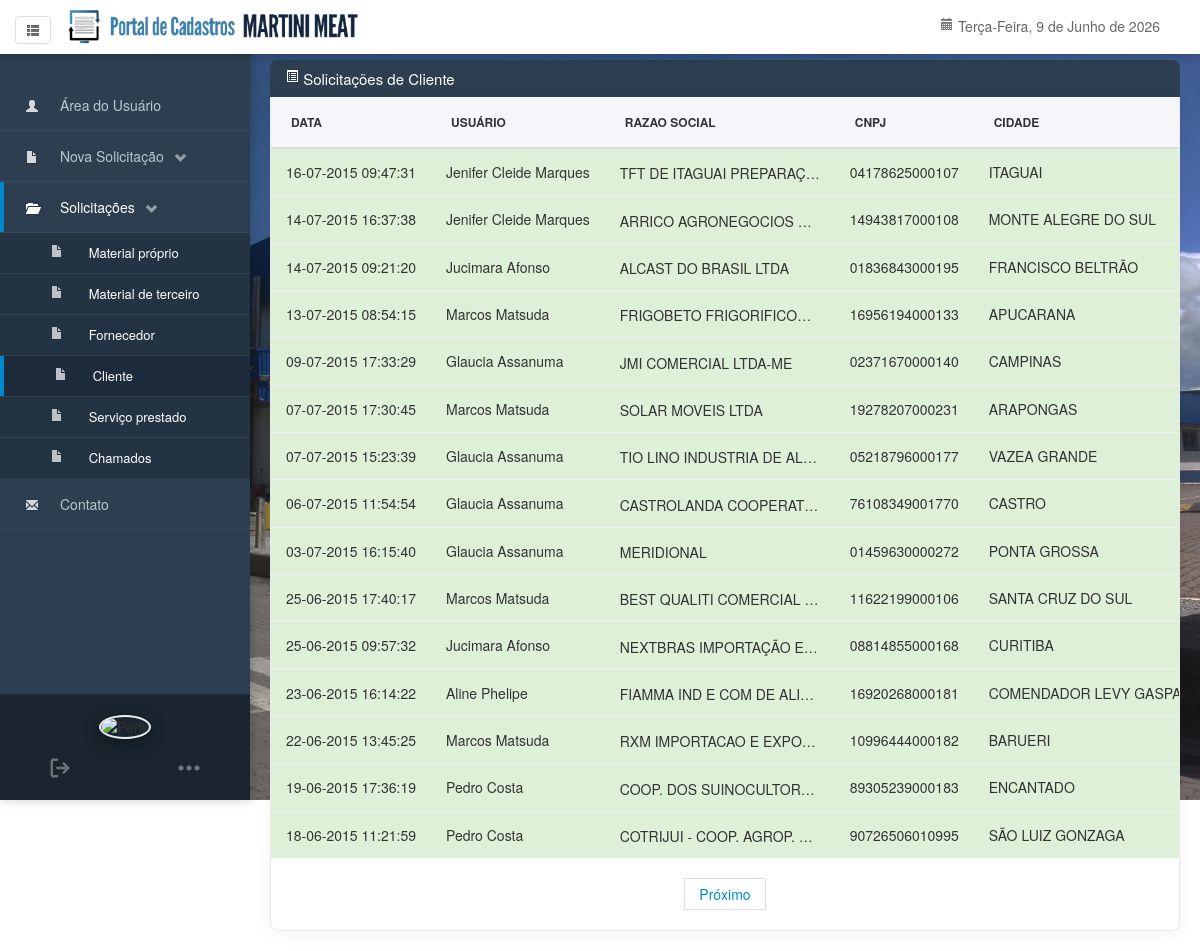
Screenshot of /listaclient/listabusca.php (signed in) with the database file from the repository.
### tables this page shows
CREATE TABLE `cadclient` (
  `data` varchar(200) NOT NULL,
  `solicitante` varchar(200) NOT NULL,
  `organizacao` varchar(200) NOT NULL,
  `canal` varchar(200) NOT NULL,
  `grupoconta` varchar(200) NOT NULL,
  `cnpj` varchar(200) NOT NULL,
  `razao` varchar(200) NOT NULL,
  `inscricao` varchar(200) NOT NULL,
  `incrimun` varchar(200) NOT NULL,
  `endereco` varchar(200) NOT NULL,
  `bairro` varchar(200) NOT NULL,
  `cidade` varchar(200) NOT NULL,
  `estado` varchar(200) NOT NULL,
  `cep` varchar(200) NOT NULL,
  `telefone` varchar(200) NOT NULL,
  `emailc` varchar(200) NOT NULL,
  `ticket` int(40) NOT NULL AUTO_INCREMENT,
  `status` varchar(200) NOT NULL DEFAULT 'Pendente',
  `comentario` varchar(500) NOT NULL,
  `numero` varchar(200) NOT NULL,
  `fantasia` varchar(250) NOT NULL,
  PRIMARY KEY (`ticket`)
);

### src/listaclient/listabusca.php (the view, shortened to what this page needs)
<!DOCTYPE html>
<html lang="pt-br">
<html>
<head>
<link href="../css/bootstrap.css" rel="stylesheet">
<link href="../css/bootstrap-responsive.css" rel="stylesheet">
<link href="../css/style.css" rel="stylesheet" rel="stylesheet">
</head>
<body>
<?php
$busca = $_GET['busca'];
$pagina = $_GET['pag'];
if(!$pagina) { $pagina = 1;}
$limite = 15;
$inicio = ($pagina * $limite) - $limite;
$sql = "SELECT * FROM cadclient where razao LIKE '%$busca%' OR cnpj LIKE '%$busca%' OR cidade LIKE '%$busca%' OR comentario LIKE '%$busca%' ORDER BY ticket DESC LIMIT $inicio,$limite";
$resultado = mysql_query($sql);
$consulta = mysql_query("SELECT * FROM cadclient where razao LIKE '%$busca%' OR cnpj LIKE '%$busca%' OR cidade LIKE '%$busca%' OR comentario LIKE '%$busca%' ORDER BY ticket DESC");
$total_registros = mysql_num_rows($consulta);
$total_paginas = Ceil($total_registros / $limite);
?>
<?php include($_SERVER['DOCUMENT_ROOT'] . '/navbar.php'); ?>
<div class="row-fluid">
<?php include($_SERVER['DOCUMENT_ROOT'] . '/sidebar.php'); ?>
<div class="span12 main-content" id="page-content-wrapper">
<div class="section">
  <p><i class="icon-list-alt icon-white"></i> Solicitações de Cliente</p>
  <div class="cadform">
    <div class="container-fluid" style="background-color: #ffffff; border-radius: 10px; box-shadow: 0 4px 15px rgba(0,0,0,0.05); padding: 15px 20px; margin-bottom: 0px; border: 1px solid #eaeaea;">
<div class="table-responsive">
<table class="table table-hover table-condensed table-custom" style="width: 100% !important; margin: 0 !important;" style="width: 100% !important; margin: 0 !important;">
<thead>
<tr>
<th>Data</th>
  <th>Usuário</th>
  <th>Razao Social</th>
  <th>CNPJ</th>
  <th>Cidade</th>
</tr>
</thead>
<tbody>
<?php
while ($linha = mysql_fetch_assoc($resultado))
{
$protol=$linha['razao'];
$protol = '<div class="truncate-text" title="'.htmlspecialchars($protol, ENT_QUOTES, 'UTF-8').'">'.$protol.'</div>';
if ($linha['status'] == 'Cadastrado') {
echo '<tr class="success">';
echo '<td>'.$linha['data'].'</td>';
echo '<td>'.$linha['solicitante'].'</td>';
echo '<td>'.$protol.'</td>';
echo '<td>'.$linha['cnpj'].'</td>';
echo '<td>'.$linha['cidade'].'</td>';
echo '</tr>';
}
}
?>
</tbody>
</table>
</div>
<ul class="pager">
<li>
<?
if    (($pagina == $total_paginas) and ($pagina > 1)) {
echo "<a href=../listaclient/listabusca.php?busca=$busca&pag=".($pagina-1).">Anterior</a>";
        }
elseif (($pagina == 1) and ($pagina < $total_paginas))
{
echo "<a href=../listaclient/listabusca.php?busca=$busca&pag=".($pagina+1).">Próximo</a>";
        }
elseif (($pagina > 1) and ($pagina < $total_paginas)) {
echo "<a href=../listaclient/listabusca.php?busca=$busca&pag=".($pagina-1).">Anterior</a>";
echo "<a href=../listaclient/listabusca.php?busca=$busca&pag=".($pagina+1).">Próximo</a>";
}
elseif (($pagina == 1) and ($pagina == $total_paginas)) {
echo "";
        }
else {
  echo "";
}
?>
</li>
</ul>
</div>
</div>
</div>
</div>
</div>
</html>

### src/navbar.php (shortened to what this page needs)
<?php
$semana = date("w");
$dia = date("j");
$mês = date("n");
$ano = date("Y");
$meses = array(1 => "Janeiro", "Fevereiro", "Março", "Abril", "Maio", "Junho",
"Julho", "Agosto", "Setembro", "Outubro", "Novembro", "Dezembro");
$semanas = array("Domingo", "Segunda-Feira", "Terça-Feira", "Quarta-Feira", "Quinta-Feira", "Sexta-Feira", "Sábado");
?>
<nav class="navbar navbar-fixed-top" style="z-index: 1050; box-shadow: 0 2px 10px rgba(0,0,0,0.1);">
  <div class="navbar-inner" style="border-bottom: none; background: #fff;">
    <div style="display: flex; align-items: center; justify-content: space-between; padding: 8px 15px; width: 100%; box-sizing: border-box;">
      <div style="display: flex; align-items: center; flex-shrink: 0;">
          <a href="javascript:void(0);" class="btn sidebar-toggle-btn" style="display: flex; align-items: center; justify-content: center; margin-right: 15px; padding: 6px 10px; background: transparent; border: 1px solid #ddd; box-shadow: none;" onclick="toggleSidebar()">
            <i class="icon-th-list" style="margin: 0; opacity: 0.7;"></i>
          </a>
          <a class="brand" href="/index.php" style="padding: 0; margin: 0; display: flex; align-items: center;">
             <img src="/img/logo_extension.png" style="height: auto; max-height: 36px; width: auto; margin: 0; max-width: 100%; object-fit: contain;" class="hidden-phone">
          </a>
      </div>
      <div class="nav-collapse collapse" style="display: flex; justify-content: flex-end; align-items: center; flex-shrink: 0;">
          <ul class="nav hidden-phone" style="margin-right: 20px;">
            <li><a href="#" style="color: #666;"><i class="icon-calendar" style="opacity: 0.6;"></i> <?php echo "$semanas[$semana], $dia de $meses[$mês] de $ano"; ?></a></li>
          </ul>
      </div>
    </div>
  </div>
</nav>

### src/sidebar.php (shortened to what this page needs)
<?php
$currentPage = basename($_SERVER['PHP_SELF']);
?>
<div id="sidebar-wrapper">
    <ul class="sidebar-nav">
      <li class="<?php echo in_array($currentPage, ['menu_rel_option_userpainel.php', 'usuarioadm.php', 'usuario.php']) ? 'active' : ''; ?>">
        <a href="/menu_rel_option_userpainel.php"><i class="icon-user icon-white"></i> <span>Área do Usuário</span></a>
      </li>
      <?php
      $isFormActive = in_array($currentPage, ['index.php', 'cmterceiro.php', 'cfornecedor.php', 'cclient.php', 'cservico.php', 'dadosbancarios.php']);
      ?>
      <li class="<?php echo $isFormActive ? 'active' : ''; ?>">
        <a href="#collapseFormularios" data-toggle="collapse" style="background-color: <?php echo $isFormActive ? '#2c3e50' : 'transparent'; ?>;">
          <i class="icon-file icon-white"></i> <span>Nova Solicitação</span>
          <i class="icon-chevron-down icon-white" style="margin-left: 10px; margin-top: 2px; opacity: 0.5;"></i>
        </a>
      </li>
      <?php
      $currentPath = $_SERVER['PHP_SELF'];
      $isMpActive = strpos($currentPath, '/listamp/') !== false || $currentPage == 'menu_rel_option_mp.php';
      $isMterActive = strpos($currentPath, '/listamterc/') !== false || $currentPage == 'menu_rel_option_mter.php';
      $isFornActive = strpos($currentPath, '/listaforn/') !== false || $currentPage == 'menu_rel_option_forn.php';
      $isClientActive = strpos($currentPath, '/listaclient/') !== false || $currentPage == 'menu_rel_option_client.php';
      $isServpActive = strpos($currentPath, '/listaservpres/') !== false || $currentPage == 'menu_rel_option_servp.php';
      $isContactActive = strpos($currentPath, '/listacontact/') !== false || $currentPage == 'menu_rel_option_contact.php';
      $isRelatorioActive = $isMpActive || $isMterActive || $isFornActive || $isClientActive || $isServpActive || $isContactActive;
      ?>
      <li class="<?php echo $isRelatorioActive ? 'active' : ''; ?>">
        <a href="#collapseRelatorios" data-toggle="collapse" style="background-color: <?php echo $isRelatorioActive ? '#2c3e50' : 'transparent'; ?>;">
          <i class="icon-folder-open icon-white"></i> <span>Solicitações</span>
          <i class="icon-chevron-down icon-white" style="margin-left: 10px; margin-top: 2px; opacity: 0.5;"></i>
        </a>
      </li>
      <div id="collapseRelatorios" class="collapse <?php echo $isRelatorioActive ? 'in' : ''; ?>" style="background-color: #243342;">
          <ul style="list-style: none; margin: 0; padding: 0;">
            <li class="<?php echo $isMpActive ? 'active' : ''; ?>">
              <a href="/menu_rel_option_mp.php" style="padding: 10px 10px 10px 50px; font-size: 13px; display: block; text-decoration: none; color: #fff;"><i class="icon-file icon-white" style="opacity: 0.7;"></i> <span>Material próprio</span></a>
            </li>
            <li class="<?php echo $isMterActive ? 'active' : ''; ?>">
              <a href="/menu_rel_option_mter.php" style="padding: 10px 10px 10px 50px; font-size: 13px; display: block; text-decoration: none; color: #fff;"><i class="icon-file icon-white" style="opacity: 0.7;"></i> <span>Material de terceiro</span></a>
            </li>
            <li class="<?php echo $isFornActive ? 'active' : ''; ?>">
              <a href="/menu_rel_option_forn.php" style="padding: 10px 10px 10px 50px; font-size: 13px; display: block; text-decoration: none; color: #fff;"><i class="icon-file icon-white" style="opacity: 0.7;"></i> <span>Fornecedor</span></a>
            </li>
            <li class="<?php echo $isClientActive ? 'active' : ''; ?>">
              <a href="/menu_rel_option_client.php" style="padding: 10px 10px 10px 50px; font-size: 13px; display: block; text-decoration: none; color: #fff;"><i class="icon-file icon-white" style="opacity: 0.7;"></i> <span>Cliente</span></a>
            </li>
            <li class="<?php echo $isServpActive ? 'active' : ''; ?>">
              <a href="/menu_rel_option_servp.php" style="padding: 10px 10px 10px 50px; font-size: 13px; display: block; text-decoration: none; color: #fff;"><i class="icon-file icon-white" style="opacity: 0.7;"></i> <span>Serviço prestado</span></a>
            </li>
            <li class="<?php echo $isContactActive ? 'active' : ''; ?>">
              <a href="/menu_rel_option_contact.php" style="padding: 10px 10px 10px 50px; font-size: 13px; display: block; text-decoration: none; color: #fff;"><i class="icon-file icon-white" style="opacity: 0.7;"></i> <span>Chamados</span></a>
            </li>
          </ul>
      </div>
      <li class="<?php echo $currentPage == 'contato.php' ? 'active' : ''; ?>">
        <a href="/contato.php"><i class="icon-envelope icon-white"></i> <span>Contato</span></a>
      </li>
    </ul>
    <?php
    $login_side = $_SESSION['login'];
    $sql_side = mysql_query("SELECT foto, nome FROM user WHERE login = '$login_side'");
    if($sql_side && mysql_num_rows($sql_side) > 0) {
        $fet_side = mysql_fetch_assoc($sql_side);
        $imagem_side = $fet_side['foto'] ? $fet_side['foto'] : 'default.png';
    } else {
        $imagem_side = 'default.png';
        $nome_side = $_SESSION['nome'];
    }
    ?>
    <div style="position: absolute; bottom: 0; width: 100%; border-top: 1px solid rgba(255,255,255,0.05); padding: 20px 0 15px 0; background-color: #1a252f; display: flex; flex-direction: column; align-items: center; justify-content: center;">
        <div style="margin-bottom: 12px;">
            <img src="/fotos/<?php echo $imagem_side; ?>" alt="Perfil" style="width: 55px; height: 55px; border-radius: 50%; object-fit: cover; border: 2px solid #ecf0f1; box-shadow: 0 4px 15px rgba(0,0,0,0.4);">
        </div>
        <div style="display: flex; justify-content: space-between; align-items: center; width: 65%;">
            <a href="#modalLogout" data-toggle="modal" style="color: #7f8c8d; transition: all 0.3s; padding: 5px; display: flex; align-items: center;" title="Sair do Sistema" onmouseover="this.style.color='#ecf0f1'" onmouseout="this.style.color='#7f8c8d'">
            </a>
            <a href="#mdconta" data-toggle="modal" style="color: #7f8c8d; transition: all 0.3s; padding: 5px; display: flex; align-items: center;" title="Configurações da Conta" onmouseover="this.style.color='#ecf0f1'" onmouseout="this.style.color='#7f8c8d'">
                <svg xmlns="http://www.w3.org/2000/svg" width="24" height="24" viewBox="0 0 24 24" fill="currentColor" style="opacity: 0.8;">
                  <circle cx="4" cy="12" r="2.5"></circle>
                  <circle cx="12" cy="12" r="2.5"></circle>
                  <circle cx="20" cy="12" r="2.5"></circle>
                </svg>
            </a>
        </div>
    </div>
</div>
<?php include($_SERVER['DOCUMENT_ROOT'] . '/includes/modal_conta.php'); ?>

### src/includes/modal_conta.php (shortened to what this page needs)
<link href="https://cdnjs.cloudflare.com/ajax/libs/cropperjs/1.5.13/cropper.min.css" rel="stylesheet">

### src/css/style.css (style rules this page uses)
.cadform { padding: 40px; box-sizing: border-box; width: 100%; background-color: #ffffff; }
thead { color: #ffffff; }
p { margin-left: 0.5cm; }
.section > p { font-size: 15px; background: #2c3e50; color: #FFFFFF; padding: 8px 15px; margin: 0; overflow: hidden; border-radius: 4px 4px 0 0; }
body { padding-top: 60px; background: url(../img/intro-bg.jpg); background-attachment: fixed; background-repeat: no-repeat; background-size: 100%; }
#sidebar-wrapper { position: fixed; top: 0; left: 0; width: 250px; height: 100vh; padding-top: 60px; box-sizing: border-box; background-color: #2c3e50; box-shadow: 2px 0 10px rgba(0,0,0,0.2); z-index: 1000; transition: all 0.3s cubic-bezier(0.25, 0.8, 0.25, 1); overflow-y: auto; }
#page-content-wrapper { margin-left: 250px; width: auto !important; float: none !important; transition: all 0.3s cubic-bezier(0.25, 0.8, 0.25, 1); padding: 0px 20px 20px 20px; }
.sidebar-nav { padding: 20px 0; margin: 0; list-style: none; }
.sidebar-nav li { border-bottom: 1px solid rgba(255,255,255,0.05); }
.sidebar-nav li a { display: flex; align-items: center; padding: 15px 25px; color: #b8c7ce; text-decoration: none; font-size: 14px; font-weight: 500; transition: background 0.2s, color 0.2s; }
.sidebar-nav li a i { margin-right: 15px; font-size: 16px; width: 20px; text-align: center; opacity: 0.8; }
.sidebar-nav li a:hover, .sidebar-nav li.active a { background-color: #1e2b3c; color: #ffffff; border-left: 4px solid #0088cc; padding-left: 21px; }
.sidebar-nav li a:hover i, .sidebar-nav li.active a i { opacity: 1; color: #fff; }
body { overflow-x: hidden; }
.main-content { background-color: transparent; }

### src/listaclient/listabusca.php (style rules this page uses)
.section > p { margin-bottom: 0 !important; border-top-left-radius: 8px; border-top-right-radius: 8px; padding: 8px 15px !important; }
.cadform { background-color: #ffffff !important; border-bottom-left-radius: 8px; border-bottom-right-radius: 8px; box-shadow: 0 4px 15px rgba(0,0,0,0.05); padding: 0px !important; border: 1px solid #eaeaea; border-top: none !important; }
.cadform .container-fluid { padding: 0 !important; border: none !important; box-shadow: none !important; background: transparent !important; }
.cadform .table-responsive { padding: 0px; margin: 0; width: 100%; overflow-x: auto; }
.table-custom { width: 100% !important; max-width: 100% !important; margin: 0 !important; background-color: transparent; border-collapse: collapse; border: none !important; }
.table-custom th { background-color: #f4f6f9 !important; color: #333 !important; font-weight: 600 !important; text-transform: uppercase; font-size: 12px; padding: 15px 20px !important; border-bottom: 2px solid #ddd !important; text-align: left !important; border-top: none !important; white-space: nowrap; }
.table-custom td { padding: 12px 15px !important; vertical-align: middle !important; text-align: left !important; border-top: 1px solid #f0f0f0 !important; white-space: nowrap; }
.truncate-text { max-width: 200px; white-space: nowrap; overflow: hidden; text-overflow: ellipsis; display: inline-block; vertical-align: middle; cursor: help; }

### rows the page displays
cadclient: data "16-07-2015 09:47:31", solicitante "Jenifer Cleide Marques", razao "TFT DE ITAGUAI PREPARAÇ…", cnpj "04178625000107", cidade "ITAGUAI"
cadclient: data "14-07-2015 16:37:38", solicitante "Jenifer Cleide Marques", razao "ARRICO AGRONEGOCIOS…", cnpj "14943817000108", cidade "MONTE ALEGRE DO SUL"
cadclient: data "14-07-2015 09:21:20", solicitante "Jucimara Afonso", razao "ALCAST DO BRASIL LTDA", cnpj "01836843000195", cidade "FRANCISCO BELTRÃO"
cadclient: data "13-07-2015 08:54:15", solicitante "Marcos Matsuda", razao "FRIGOBETO FRIGORIFICO…", cnpj "16956194000133", cidade "APUCARANA"
cadclient: data "09-07-2015 17:33:29", solicitante "Glaucia Assanuma", razao "JMI COMERCIAL LTDA-ME", cnpj "02371670000140", cidade "CAMPINAS"
cadclient: data "07-07-2015 17:30:45", solicitante "Marcos Matsuda", razao "SOLAR MOVEIS LTDA", cnpj "19278207000231", cidade "ARAPONGAS"
cadclient: data "07-07-2015 15:23:39", solicitante "Glaucia Assanuma", razao "TIO LINO INDUSTRIA DE AL…", cnpj "05218796000177", cidade "VAZEA GRANDE"
cadclient: data "06-07-2015 11:54:54", solicitante "Glaucia Assanuma", razao "CASTROLANDA COOPERAT…", cnpj "76108349001770", cidade "CASTRO"
cadclient: data "03-07-2015 16:15:40", solicitante "Glaucia Assanuma", razao "MERIDIONAL", cnpj "01459630000272", cidade "PONTA GROSSA"
cadclient: data "25-06-2015 17:40:17", solicitante "Marcos Matsuda", razao "BEST QUALITI COMERCIAL…", cnpj "11622199000106", cidade "SANTA CRUZ DO SUL"
cadclient: data "25-06-2015 09:57:32", solicitante "Jucimara Afonso", razao "NEXTBRAS IMPORTAÇÃO E…", cnpj "08814855000168", cidade "CURITIBA"
cadclient: data "23-06-2015 16:14:22", solicitante "Aline Phelipe", razao "FIAMMA IND E COM DE ALI…", cnpj "16920268000181", cidade "COMENDADOR LEVY…"
cadclient: data "22-06-2015 13:45:25", solicitante "Marcos Matsuda", razao "RXM IMPORTACAO E EXPO…", cnpj "10996444000182", cidade "BARUERI"
cadclient: data "19-06-2015 17:36:19", solicitante "Pedro Costa", razao "COOP. DOS SUINOCULTOR…", cnpj "89305239000183", cidade "ENCANTADO"
cadclient: data "18-06-2015 11:21:59", solicitante "Pedro Costa", razao "COTRIJUI - COOP. AGROP.…", cnpj "90726506010995", cidade "SÃO LUIZ GONZAGA"
